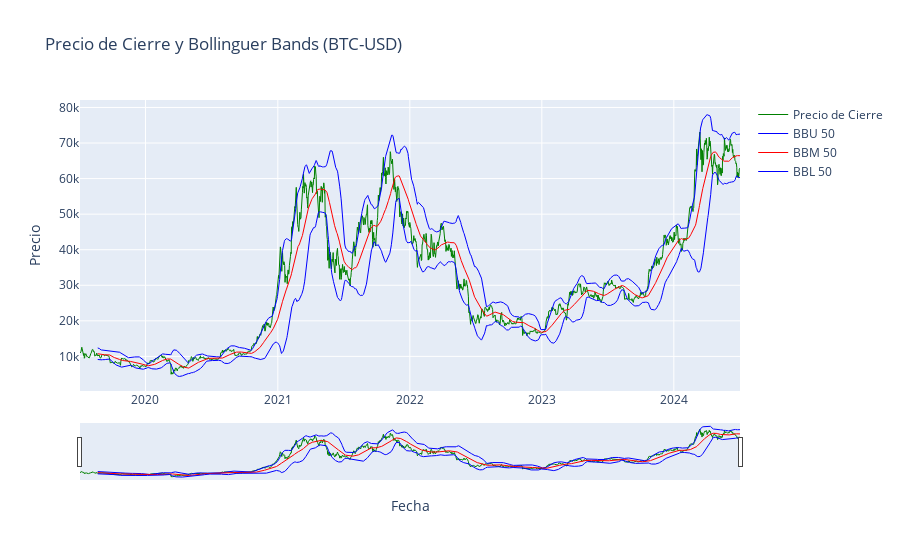

The code cell stored with this chart in its notebook:
### Code cell
# Crear el gráfico interactivo con Plotly
fig = go.Figure()

# Añadir serie de precios de cierre
fig.add_trace(go.Scatter(x=data.index, y=data[nombre_columna_precio], 
                         mode='lines', name='Precio de Cierre', 
                         line=dict(color='green', width=1)))

# Añadir SMA de 50 períodos
fig.add_trace(go.Scatter(x=data.index, y=data[nombre_calculada_u], 
                         mode='lines', name='BBU ' +str(periodo), 
                         line=dict(color='blue', width=1)))


# Añadir SMA de 50 períodos
fig.add_trace(go.Scatter(x=data.index, y=data[nombre_calculada_m], 
                         mode='lines', name='BBM ' +str(periodo), 
                         line=dict(color='red', width=1)))


# Añadir SMA de 50 períodos
fig.add_trace(go.Scatter(x=data.index, y=data[nombre_calculada_l], 
                         mode='lines', name='BBL ' +str(periodo), 
                         line=dict(color='blue', width=1)))

# Personalizar el diseño del gráfico
fig.update_layout(title=f'Precio de Cierre y Bollinguer Bands ({ticker_symbol})',
                  xaxis_title='Fecha',
                  yaxis_title='Precio',
                  xaxis_rangeslider_visible=True)

# Mostrar el gráfico interactivo
fig.show()

### Figure 1 — Plotly figure (JSON) as saved in the notebook; plotly's stock layout.template omitted (floating-point values rounded to 4 significant figures; data arrays with more than 128 entries replaced by an {"elided": "..."} marker saying what was removed)
{"data": [{"line": {"color": "green", "width": 1}, "mode": "lines", "name": "Precio de Cierre", "type": "scatter", "x": {"elided": "1826 str values"}, "y": {"elided": "1826 float values"}}, {"line": {"color": "blue", "width": 1}, "mode": "lines", "name": "BBU 50", "type": "scatter", "x": {"elided": "1826 str values"}, "y": {"elided": "1826 float values"}}, {"line": {"color": "red", "width": 1}, "mode": "lines", "name": "BBM 50", "type": "scatter", "x": {"elided": "1826 str values"}, "y": {"elided": "1826 float values"}}, {"line": {"color": "blue", "width": 1}, "mode": "lines", "name": "BBL 50", "type": "scatter", "x": {"elided": "1826 str values"}, "y": {"elided": "1826 float values"}}], "layout": {"title": {"text": "Precio de Cierre y Bollinguer Bands (BTC-USD)"}, "xaxis": {"rangeslider": {"visible": true}, "title": {"text": "Fecha"}}, "yaxis": {"title": {"text": "Precio"}}}}
